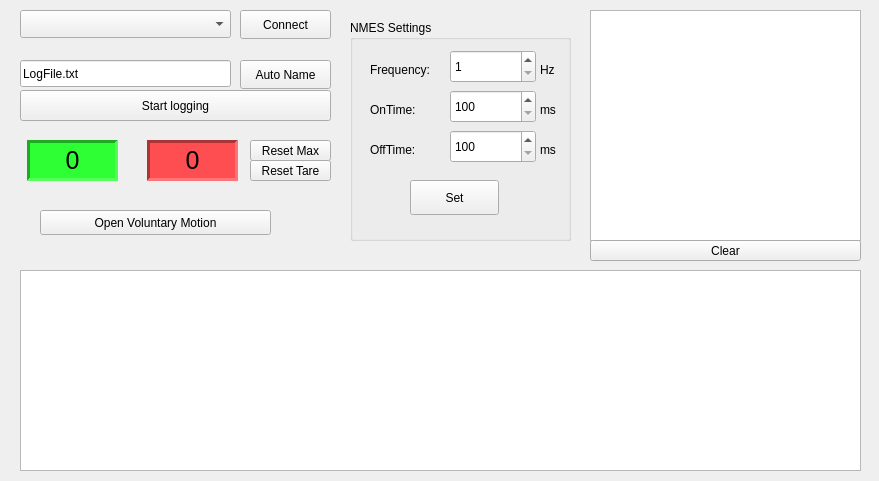
<?xml version="1.0" encoding="UTF-8"?>
<ui version="4.0">
 <class>PyForceSenseWidget</class>
 <widget class="QWidget" name="PyForceSenseWidget">
  <property name="geometry">
   <rect>
    <x>0</x>
    <y>0</y>
    <width>879</width>
    <height>481</height>
   </rect>
  </property>
  <property name="windowTitle">
   <string>Form</string>
  </property>
  <widget class="QLabel" name="curForceLabel">
   <property name="geometry">
    <rect>
     <x>27</x>
     <y>140</y>
     <width>91</width>
     <height>41</height>
    </rect>
   </property>
   <property name="font">
    <font>
     <pointsize>19</pointsize>
    </font>
   </property>
   <property name="styleSheet">
    <string notr="true">background-color: rgb(46, 255, 53)</string>
   </property>
   <property name="frameShape">
    <enum>QFrame::Shape::Panel</enum>
   </property>
   <property name="frameShadow">
    <enum>QFrame::Shadow::Sunken</enum>
   </property>
   <property name="lineWidth">
    <number>3</number>
   </property>
   <property name="text">
    <string>0</string>
   </property>
   <property name="alignment">
    <set>Qt::AlignmentFlag::AlignCenter</set>
   </property>
  </widget>
  <widget class="QLabel" name="maxForceLabel">
   <property name="geometry">
    <rect>
     <x>147</x>
     <y>140</y>
     <width>91</width>
     <height>41</height>
    </rect>
   </property>
   <property name="font">
    <font>
     <pointsize>19</pointsize>
    </font>
   </property>
   <property name="styleSheet">
    <string notr="true">background-color: rgb(255, 78, 81)</string>
   </property>
   <property name="frameShape">
    <enum>QFrame::Shape::Panel</enum>
   </property>
   <property name="frameShadow">
    <enum>QFrame::Shadow::Sunken</enum>
   </property>
   <property name="lineWidth">
    <number>3</number>
   </property>
   <property name="text">
    <string>0</string>
   </property>
   <property name="alignment">
    <set>Qt::AlignmentFlag::AlignCenter</set>
   </property>
  </widget>
  <widget class="QPlainTextEdit" name="serialOutputText">
   <property name="geometry">
    <rect>
     <x>590</x>
     <y>10</y>
     <width>271</width>
     <height>231</height>
    </rect>
   </property>
   <property name="readOnly">
    <bool>true</bool>
   </property>
  </widget>
  <widget class="PlotWidget" name="forcePlot">
   <property name="geometry">
    <rect>
     <x>20</x>
     <y>270</y>
     <width>841</width>
     <height>201</height>
    </rect>
   </property>
  </widget>
  <widget class="QPushButton" name="resetMaxBtn">
   <property name="geometry">
    <rect>
     <x>250</x>
     <y>140</y>
     <width>81</width>
     <height>21</height>
    </rect>
   </property>
   <property name="text">
    <string>Reset Max</string>
   </property>
  </widget>
  <widget class="QComboBox" name="comportCombo">
   <property name="geometry">
    <rect>
     <x>20</x>
     <y>10</y>
     <width>211</width>
     <height>28</height>
    </rect>
   </property>
  </widget>
  <widget class="QPushButton" name="connectButton">
   <property name="geometry">
    <rect>
     <x>240</x>
     <y>10</y>
     <width>91</width>
     <height>29</height>
    </rect>
   </property>
   <property name="text">
    <string>Connect</string>
   </property>
  </widget>
  <widget class="QPushButton" name="logButton">
   <property name="geometry">
    <rect>
     <x>20</x>
     <y>90</y>
     <width>311</width>
     <height>31</height>
    </rect>
   </property>
   <property name="text">
    <string>Start logging</string>
   </property>
  </widget>
  <widget class="QLineEdit" name="logName">
   <property name="geometry">
    <rect>
     <x>20</x>
     <y>60</y>
     <width>211</width>
     <height>27</height>
    </rect>
   </property>
   <property name="text">
    <string>LogFile.txt</string>
   </property>
  </widget>
  <widget class="QPushButton" name="autoNameButton">
   <property name="geometry">
    <rect>
     <x>240</x>
     <y>60</y>
     <width>91</width>
     <height>29</height>
    </rect>
   </property>
   <property name="text">
    <string>Auto Name</string>
   </property>
  </widget>
  <widget class="QPushButton" name="resetTareButton">
   <property name="geometry">
    <rect>
     <x>250</x>
     <y>160</y>
     <width>81</width>
     <height>21</height>
    </rect>
   </property>
   <property name="text">
    <string>Reset Tare</string>
   </property>
  </widget>
  <widget class="QPushButton" name="clearButton">
   <property name="geometry">
    <rect>
     <x>590</x>
     <y>240</y>
     <width>271</width>
     <height>21</height>
    </rect>
   </property>
   <property name="text">
    <string>Clear</string>
   </property>
  </widget>
  <widget class="QGroupBox" name="NMESsettingsBox">
   <property name="enabled">
    <bool>true</bool>
   </property>
   <property name="geometry">
    <rect>
     <x>350</x>
     <y>20</y>
     <width>221</width>
     <height>221</height>
    </rect>
   </property>
   <property name="title">
    <string>NMES Settings</string>
   </property>
   <widget class="QSpinBox" name="freqSpin">
    <property name="geometry">
     <rect>
      <x>100</x>
      <y>30</y>
      <width>86</width>
      <height>33</height>
     </rect>
    </property>
    <property name="minimum">
     <number>1</number>
    </property>
    <property name="maximum">
     <number>200</number>
    </property>
   </widget>
   <widget class="QSpinBox" name="onSpin">
    <property name="geometry">
     <rect>
      <x>100</x>
      <y>70</y>
      <width>86</width>
      <height>33</height>
     </rect>
    </property>
    <property name="minimum">
     <number>100</number>
    </property>
    <property name="maximum">
     <number>10000</number>
    </property>
    <property name="singleStep">
     <number>100</number>
    </property>
   </widget>
   <widget class="QSpinBox" name="offSpin">
    <property name="geometry">
     <rect>
      <x>100</x>
      <y>110</y>
      <width>86</width>
      <height>33</height>
     </rect>
    </property>
    <property name="minimum">
     <number>100</number>
    </property>
    <property name="maximum">
     <number>10000</number>
    </property>
    <property name="singleStep">
     <number>100</number>
    </property>
   </widget>
   <widget class="QLabel" name="label">
    <property name="geometry">
     <rect>
      <x>20</x>
      <y>40</y>
      <width>81</width>
      <height>19</height>
     </rect>
    </property>
    <property name="text">
     <string>Frequency:</string>
    </property>
   </widget>
   <widget class="QLabel" name="label_2">
    <property name="geometry">
     <rect>
      <x>190</x>
      <y>40</y>
      <width>81</width>
      <height>19</height>
     </rect>
    </property>
    <property name="text">
     <string>Hz</string>
    </property>
   </widget>
   <widget class="QLabel" name="label_3">
    <property name="geometry">
     <rect>
      <x>20</x>
      <y>80</y>
      <width>81</width>
      <height>19</height>
     </rect>
    </property>
    <property name="text">
     <string>OnTime:</string>
    </property>
   </widget>
   <widget class="QLabel" name="label_4">
    <property name="geometry">
     <rect>
      <x>20</x>
      <y>120</y>
      <width>81</width>
      <height>19</height>
     </rect>
    </property>
    <property name="text">
     <string>OffTime:</string>
    </property>
   </widget>
   <widget class="QLabel" name="label_5">
    <property name="geometry">
     <rect>
      <x>190</x>
      <y>80</y>
      <width>81</width>
      <height>19</height>
     </rect>
    </property>
    <property name="text">
     <string>ms</string>
    </property>
   </widget>
   <widget class="QLabel" name="label_6">
    <property name="geometry">
     <rect>
      <x>190</x>
      <y>120</y>
      <width>81</width>
      <height>19</height>
     </rect>
    </property>
    <property name="text">
     <string>ms</string>
    </property>
   </widget>
   <widget class="QPushButton" name="setButton">
    <property name="geometry">
     <rect>
      <x>60</x>
      <y>160</y>
      <width>89</width>
      <height>35</height>
     </rect>
    </property>
    <property name="text">
     <string>Set</string>
    </property>
   </widget>
  </widget>
  <widget class="QPushButton" name="pushButtonVoluntaryM">
   <property name="geometry">
    <rect>
     <x>40</x>
     <y>210</y>
     <width>231</width>
     <height>25</height>
    </rect>
   </property>
   <property name="text">
    <string>Open Voluntary Motion</string>
   </property>
   <property name="icon">
    <iconset theme="QIcon::ThemeIcon::GoNext"/>
   </property>
  </widget>
 </widget>
 <customwidgets>
  <customwidget>
   <class>PlotWidget</class>
   <extends>QGraphicsView</extends>
   <header>pyqtgraph</header>
  </customwidget>
 </customwidgets>
 <resources/>
 <connections/>
</ui>
